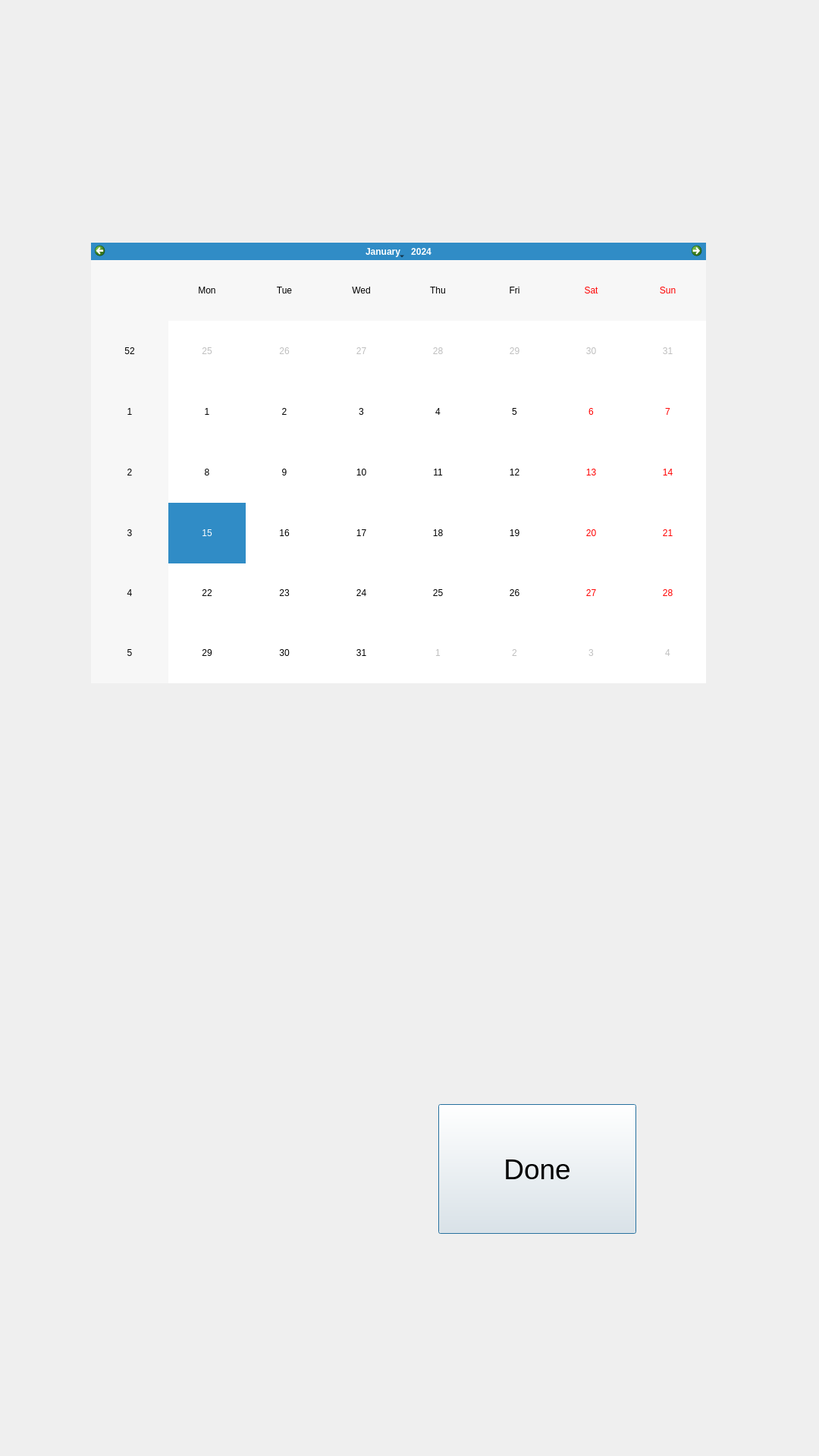
<?xml version="1.0" encoding="UTF-8"?>
<ui version="4.0">
 <class>DateSelector</class>
 <widget class="QDialog" name="DateSelector">
  <property name="geometry">
   <rect>
    <x>0</x>
    <y>0</y>
    <width>1080</width>
    <height>1920</height>
   </rect>
  </property>
  <property name="windowTitle">
   <string>Dialog</string>
  </property>
  <widget class="QCalendarWidget" name="calendarWidget">
   <property name="geometry">
    <rect>
     <x>120</x>
     <y>320</y>
     <width>811</width>
     <height>581</height>
    </rect>
   </property>
  </widget>
  <widget class="QPushButton" name="doneButton">
   <property name="geometry">
    <rect>
     <x>578</x>
     <y>1456</y>
     <width>261</width>
     <height>171</height>
    </rect>
   </property>
   <property name="font">
    <font>
     <pointsize>28</pointsize>
    </font>
   </property>
   <property name="text">
    <string>Done</string>
   </property>
  </widget>
 </widget>
 <resources/>
 <connections/>
</ui>
